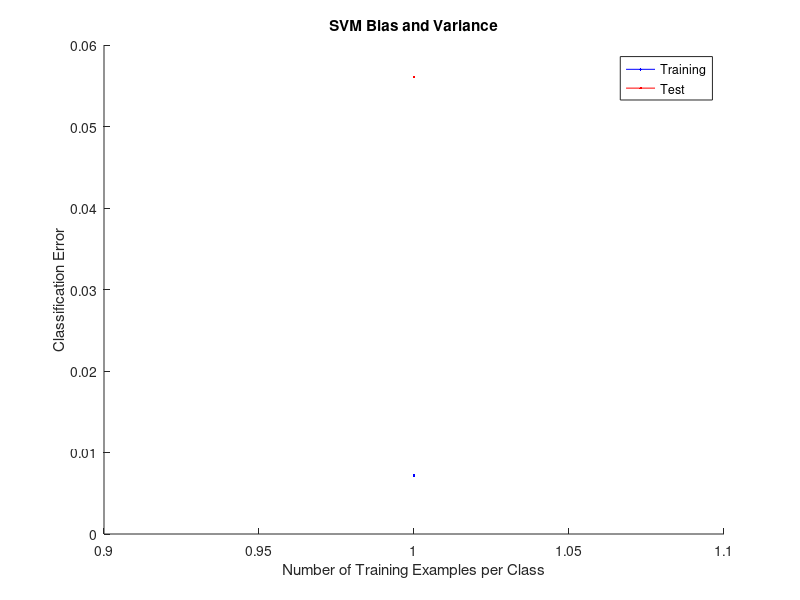

MATLAB code to generate this figure:


function classifyGestures  
    clear all; clear;
    
    %Using the larger test data for training increases performance
    O = load('O.txt');
    X = load('X.txt');
    Z = load('Z.txt');
	V = load('V.txt');
    W = load('W.txt');
      
    %num_features = size(O ,2);
    %plotGestureData(O, 1);
    %plotGestureData(X, 2);
    %plotGestureData(Z, 3);
	%plotGestureData(V, 3);
	
    
	%plotThresholds(O, X,Z,V,W, 4.6);
	
    
    
    O = truncateGestureData(O);
	X = truncateGestureData(X);
	Z = truncateGestureData(Z);
	V = truncateGestureData(V);
	W = truncateGestureData(W); 
    
    
    O = smoothGestureData(O);
	X = smoothGestureData(X);
	Z = smoothGestureData(Z);
	V = smoothGestureData(V);
    W = smoothGestureData(W);
	
    %O = normalizeData(O);
    %X = normalizeData(X);
	%Z = normalizeData(Z);
	%V = normalizeData(V);
	%W = normalizeData(W);
	
    O = addDFT(O);
    X = addDFT(X);
    Z = addDFT(Z);
    V = addDFT(V);
    W = addDFT(W);
	
    O = addMeanVariance(O);
    X = addMeanVariance(X);
    Z = addMeanVariance(Z);
    V = addMeanVariance(V);
    W = addMeanVariance(W);
	

	training_instance_matrix = [O; X; Z; V; W;];
	
    training_label_vector = [zeros(size(O, 1), 1); ones(size(X, 1), 1); 2 * ones(size(Z, 1), 1); 3 * ones(size(V, 1), 1); 4 * ones(size(W,1),1)];
    numClasses = 5;
    
    %plotGestureData(training_instance_matrix(1:size(O, 1),:), 4);
    	
	min_endpoint = 1;
	max_endpoint = 1;
	
	trainAccuracy = zeros(1, max_endpoint - min_endpoint + 1);
	testAccuracy = zeros(numClasses + 1, max_endpoint - min_endpoint + 1);
    
    %m is examples from each class
	for m = min_endpoint:max_endpoint
	    numCorrectTest = zeros(numClasses, 1);
	    numCorrectTrain = zeros(numClasses, 1);
        totalTest = zeros(numClasses, 1);
	    %Resample
	    iterations = 1000;
	    for i = 1:iterations    
	        [X_train, X_test, y_train, y_test] = getRandomSplitExamples(training_instance_matrix, training_label_vector, m, numClasses);
	        
			
			%radial basis (gaussian) SVM (set -v 10 for 10-fold cross
	        %validation)
	        model = svmtrain(y_train, X_train, '-s 0 -t 0'); %try linear kernel -t 0 or gaussian -t 2
	        %Training error - it's always 100%
	        train_predictions = svmpredict(y_train, X_train, model);
            [currCorrectTrain, totalTested] = findNumCorrect(train_predictions, y_train, numClasses);
	        numCorrectTrain = numCorrectTrain +  currCorrectTrain;
	        %Testing error
	        test_predictions = svmpredict(y_test, X_test, model);
            [currCorrectTest, totalTested] = findNumCorrect(test_predictions, y_test, numClasses);
            
	        numCorrectTest = numCorrectTest +  currCorrectTest;
            totalTest = totalTest + totalTested;
	    end
	    trainAccuracy(1, m - min_endpoint + 1) = sum(numCorrectTrain) / (iterations * numClasses * m);
        testAccuracy(1:numClasses, m - min_endpoint + 1) = numCorrectTest ./ totalTest;
	    testAccuracy(numClasses + 1, m - min_endpoint + 1) = sum(numCorrectTest) / (iterations * (size(training_instance_matrix, 1) - numClasses * m));  
    end

	trainAccuracy
	
    testAccuracy(1:numClasses, :)
	
	testAccuracy(numClasses + 1, :)
	
    
	%%% Plot "Bias and Variance" %%%
	
	fig = figure;
	hold on;

	X_data = min_endpoint:max_endpoint;
	plot(X_data, 1 - trainAccuracy, 'b');
	plot(X_data, 1 - testAccuracy(6, :), 'r');

	title('SVM Bias and Variance');
	xlabel('Number of Training Examples per Class');
	ylabel('Classification Error');
	legend('Training', 'Test');
	% for some reason I can't view the plot, so I save it
	%print -dpdf fig; % saved in fig.pdf
	%saveas(fig, 'plot-box-filter.png')
	
end

function GG = addDFT(G)
    [GX, GY, GZ] = splitData(G);

    %21 point FFT
    fftX = real(fft(GX, 21, 2));
    fftY = real(fft(GY, 21, 2));
    fftZ = real(fft(GZ, 21, 2));
    
    GG = [G fftX fftY fftZ];

end

function GG = addMeanVariance(G)
    [GX, GY, GZ] = splitData(G);

	
	uX = mean(GX, 2);
	uY = mean(GY, 2);
	uZ = mean(GZ, 2);
	
	sX = std(GX, 0, 2);
	sY = std(GY, 0, 2);
	sZ = std(GZ, 0, 2);
    
    GG = [G uX uY uZ sX sY sZ];
end

function plotThresholds(O,X,Z,V,W,factor)
       
    thresholds = zeros(5, size(O,1));
    count = 1;
    for k = 1:size(O, 1)
        thresholds(:, k) = [noiseNormThresholdFn(O(k, :), factor); 
                        noiseNormThresholdFn(X(k, :), factor); 
                        noiseNormThresholdFn(Z(k, :), factor); 
                        noiseNormThresholdFn(V(k, :), factor); 
                        noiseNormThresholdFn(W(k, :), factor);];
    end
    
    figure;
    for i = 1:5
        plot(thresholds(i,:))
        hold on;
    end
    legend('O', 'X', 'Z', 'V', 'W');
    title('Truncation Thresholds');
    hold off;



end
function [numCorrect, totalTested] = findNumCorrect(pred, actual, numClasses)
    numCorrect = zeros(numClasses, 1);
    totalTested = zeros(numClasses, 1);
    for i = 1:size(pred,1)
       if pred(i) == actual(i)
           numCorrect(actual(i) + 1, 1) = numCorrect(actual(i) + 1, 1) + 1;
       end
       totalTested(actual(i) + 1, 1) = totalTested(actual(i) + 1, 1) + 1;
    end
end

function [X_train, X_test, y_train, y_test] = getRandomSplitExamples(X, y, m, numClasses)
    X_train = zeros(m * numClasses, size(X,2));
    X_test = zeros(size(X,1) - m * numClasses, size(X,2));
    y_train = zeros(m * numClasses, 1);
    y_test = zeros(size(y ,1) - m * numClasses, 1);
    
    x_train_count = 1;
    x_test_count = 1;
    y_train_count = 1;
    y_test_count = 1;
    
    currClass = 0;
    lastClassIndex = 1; %one past the index of the last class
    for i = 1:size(y,1)
        
        
        if i == size(y,1) || y(i,1) ~= currClass
            if i == size(y,1)
                currClassIndex = i;
            else
                currClassIndex = i-1;
            end
            
            indices = datasample(lastClassIndex:currClassIndex, m, 'Replace',false);
            
            for j = lastClassIndex:currClassIndex
                if any(j==indices)
                    X_train(x_train_count, :) = X(j,:);
                    y_train(y_train_count, :) = y(j,:);
                    x_train_count = x_train_count + 1;
                    y_train_count = y_train_count + 1;
                else
                    X_test(x_test_count, :) = X(j, :);
                    y_test(y_test_count, :) = y(j, :);
                    x_test_count = x_test_count + 1;
                    y_test_count = y_test_count + 1;
                end
            end
            
            lastClassIndex = i;
            currClass = y(i,1);
        end
        
        
        
    end
    
    shufflerMatrix = [X_test y_test];
    shufflerMatrix = shufflerMatrix(randperm(size(shufflerMatrix,1)),:);
    
    X_test = shufflerMatrix(:,1:end-1);
    y_test = shufflerMatrix(:,end);
end

function GG = truncateGestureData(G)
	
	GG = G;
	
	
	for k = 1:size(GG, 1)
		
		GG(k, :) = truncateGestureExample(GG(k, :));
		
    end
	
end

function threshold = noiseNormThresholdFn(G, factor)
    threshold = std(G)^0.5 / factor; %4.3 was good
end

function GG = truncateGestureExample(G)
	
	[X, Y, Z] = splitData(G);
	
	% Truncate a fixed amount from both ends to remove noise.
	% If this is not done, then truncating a variable amount will not work 
	% effectively because for many training examples there is a sharp incline
	% between times 1 and 5; this incline appears to be noise.
	%
	% Truncating a fixed small amount doesn't appear to have any effect on
	% accuracy.
	
	noiseDelta = 10;
	
	X = X(1, (noiseDelta + 1):size(X, 2));
	%GX(:, (100 - noiseDelta):100) = 0;
	
	Y = Y(1, (noiseDelta + 1):size(Y, 2));
	%GY(:, (100 - noiseDelta):100) = 0;
	
	Z = Z(1, (noiseDelta + 1):size(Z, 2));
	%GZ(:, (100 - noiseDelta):100) = 0;
	
	
	%noiseDelta2 = 1;
	
	%X = X(1, 1:(size(X, 2) - noiseDelta2));
	%GX(:, (100 - noiseDelta):100) = 0;
	
	%Y = Y(1, 1:(size(Y, 2) - noiseDelta2));
	%GY(:, (100 - noiseDelta):100) = 0;
	
	%Z = Z(1, 1:(size(Z, 2) - noiseDelta2));
	
	
	
	GX = X;
	GY = Y;
	GZ = Z;
	
	
	% Now time to truncate variable amount from both ends.
	%
	% Truncating variable amount won't be effective on gestures with change in
	% acceleration because the whole thing will be truncated! We will add some 
	% threshold on how much you can truncate.
	
    %noiseNormThreshold = noiseNormThresholdFn(G, 4.57);
	
    %noiseNormThreshold = 0.18395; %for normalize then truncate
	
    %noiseNormThreshold = std(G)^0.5 / 4.6; %4.3 was good
	noiseNormThreshold = std(G)^0.5 / 4.57;
	
	%noiseNormThreshold = 2.02 / std(G)^0.5;
	
	%noiseNormThreshold = 0.5;
	
	% Truncate from left side
	
	bound = size(X, 2);
	
	
	
	
	for k = 1:bound
		
		diffNorm = sqrt((X(k) - X(1))^2 + (Y(k) - Y(1))^2 + (Z(k) - Z(1))^2);
		
		if (diffNorm < noiseNormThreshold)
			GX(1) = [];
			GY(1) = [];
			GZ(1) = [];
		else
			break;
		end
		
	end
	
	
	% Truncate from right side
	
	for k = bound:-1:1
		
		diffNorm = sqrt((X(k) - X(bound))^2 + (Y(k) - Y(bound))^2 + (Z(k) - Z(bound))^2);
		
		if (diffNorm < noiseNormThreshold)
			rightist = size(GX, 2);
			GX(rightist) = [];
			GY(rightist) = [];
			GZ(rightist) = [];
		else
			break;
		end
		
	end
	
	
	% Linear interpolation to grow back to size 300!
	
	%
	% Try different interpolations!
	%
	
	domain = 1:100;
	
	domain = (domain - 1) .* ((size(GX, 2) - 1) / (length(domain) - 1)) + 1;
	
	
	
	NGX = interp1(1:size(GX, 2), GX, domain);
	NGY = interp1(1:size(GY, 2), GY, domain);
	NGZ = interp1(1:size(GZ, 2), GZ, domain);
	
	
	GG = [NGX NGY NGZ];
end

function GG = normalizeData(G)
    [GX, GY, GZ] = splitData(G);

	
	uX = mean(GX, 2);
	uY = mean(GY, 2);
	uZ = mean(GZ, 2);
	
	sX = std(GX, 0, 2);
	sY = std(GY, 0, 2);
	sZ = std(GZ, 0, 2);
	
	uX = repmat(uX, 1, size(GX, 2));
	uY = repmat(uY, 1, size(GY, 2));
	uZ = repmat(uZ, 1, size(GZ, 2));
	
	sX = repmat(sX, 1, size(GX, 2));
	sY = repmat(sY, 1, size(GY, 2));
	sZ = repmat(sZ, 1, size(GZ, 2));
	
	GX = (GX - uX) ./ sX;
	GY = (GY - uY) ./ sY;
	GZ = (GZ - uZ) ./ sZ;
	
	GG = [GX GY GZ];

end
function GG = smoothGestureData(G)
	[GX, GY, GZ] = splitData(G);

	
	GX = smoothData(GX);
	GY = smoothData(GY);
	GZ = smoothData(GZ);

	
	GG = [GX GY GZ];
	
	
end

function output = smoothData(input)
	%output = smoothts(input, 'b', 25);
	
	
	
	%Moving average filter
	%windowSize = 5;

	%b = (1/windowSize)*ones(1,windowSize)
	%a = 1;
	%output = filter(b,a,input);
	
	
	
	%Low pass filter
	a = 0.3;
	output = filter(a, [1 a-1], input, [] , 2);
end

function [X,Y,Z] = splitData(G)
	d = floor(size(G, 2) / 3);
    X = G(:, 1:d);
    Y = G(:, (d + 1):(2 * d));
    Z = G(:, (2 * d + 1):(3 * d)); 
end

function plotGestureData(G, figure_count)
    figure_num = (figure_count - 1) * 2 + 1;
    figure(figure_num);
    [X,Y,Z] = splitData(G);
    for i = 1:size(X,1)
        plot3(X(i,:),Y(i,:),Z(i,:));
        hold on;
    end
    title('All training examples');
    hold off;
    
    figure(figure_num + 1);
    plot3(X(1,:),Y(1,:),Z(1,:));
    title('One(first) training example');
    
end